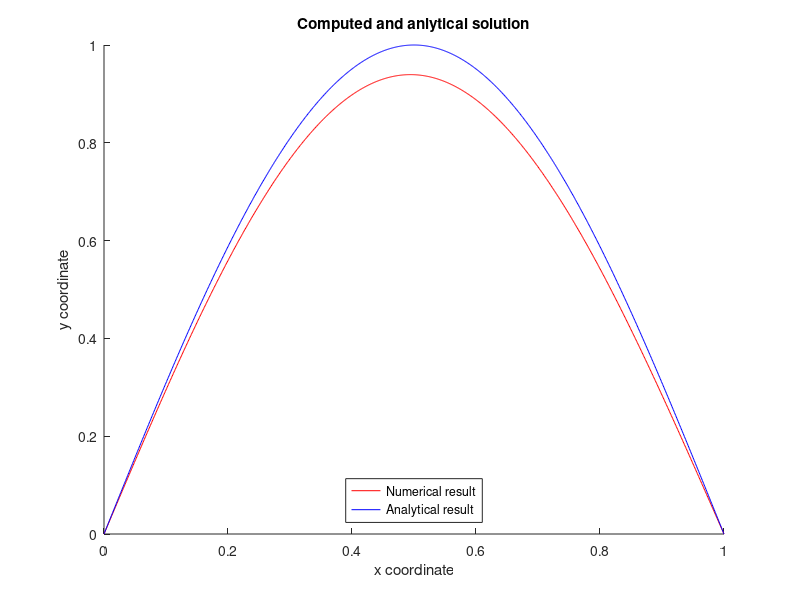
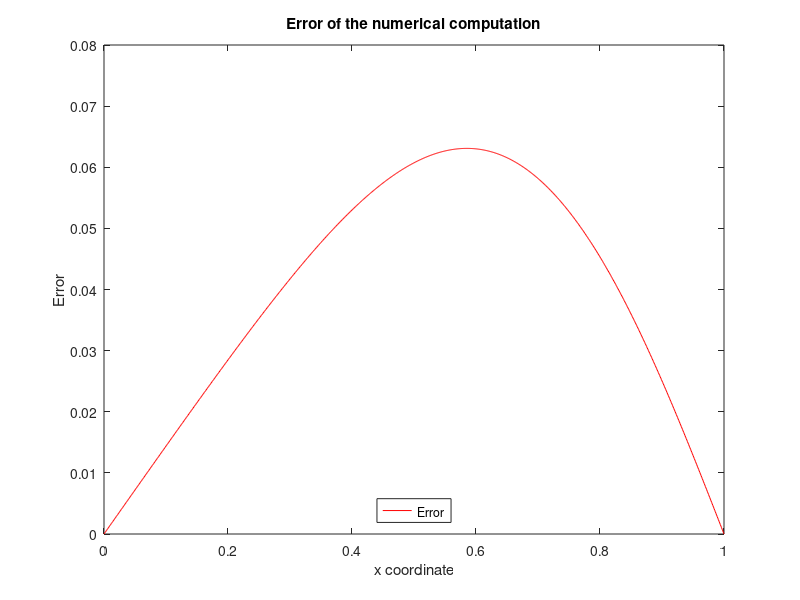

Reproduce these figures in MATLAB, in order.
data = textread('res.txt');
data = [0; data; 0];
x = (0:1:1001)/(1001);
u = sin(pi*x);
figure();
hold on
plot(x, data, 'r');
plot(x, u, 'b');
legend('Numerical result', 'Analytical result', 'Location', 'South')
title('Computed and anlytical solution')
xlabel('x coordinate')
ylabel('y coordinate')
axis([0 1 0 1])
figure();
plot(x, abs(u'-data), 'r');
legend('Error', 'Location', 'South')
title('Error of the numerical computation')
xlabel('x coordinate')
ylabel('Error')
axis([0 1])
